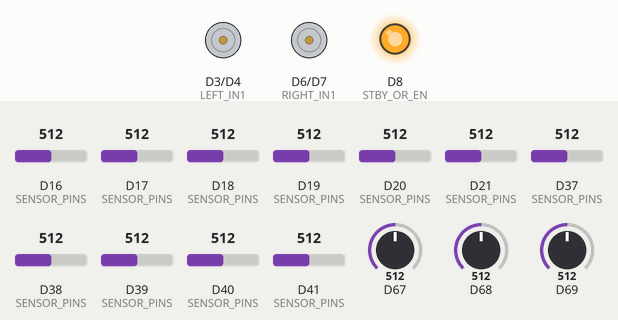
The sketch below on a simulated Arduino Due. Shown: motor-driver pin pairs drawn as motors (green arrow = first pin HIGH = forward, orange = second pin HIGH = backward, longer = more drive, scaled by the enable pin, stopped while the standby pin is LOW), output pins drawn as LEDs (lit = HIGH). Inputs (shaded band) come from the test bench; at power-on: D16 (SENSOR_PINS) = 512, D39 (SENSOR_PINS) = 512, D37 (SENSOR_PINS) = 512, D69 = 512, D18 (SENSOR_PINS) = 512, D17 (SENSOR_PINS) = 512, D19 (SENSOR_PINS) = 512, D20 (SENSOR_PINS) = 512, D21 (SENSOR_PINS) = 512, D38 (SENSOR_PINS) = 512, D40 (SENSOR_PINS) = 512, D41 (SENSOR_PINS) = 512, D67 = 512, D68 = 512 (analog values on the 0–1023 scale).

Above: at 1.2 s.
1.3 s: D16 (SENSOR_PINS) set to 553
At 1.9 s:
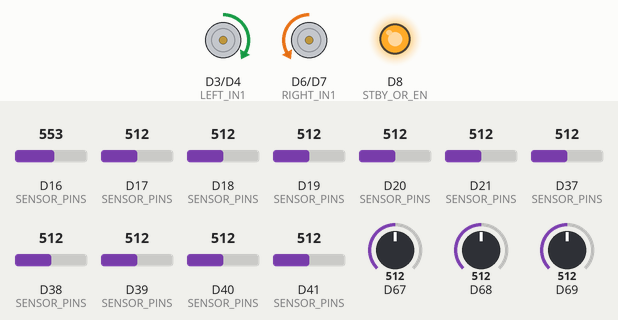
2.8 s: D39 (SENSOR_PINS) set to 544
At 4.0 s:
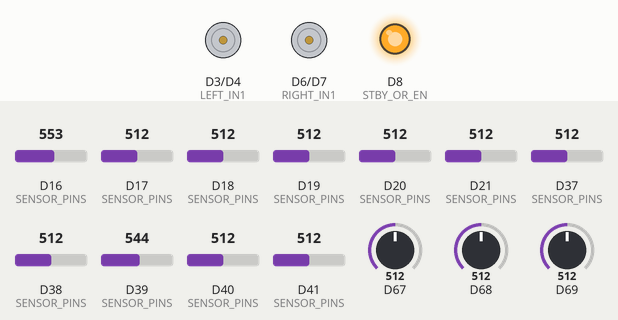
4.3 s: D37 (SENSOR_PINS) set to 535
5.8 s: D37 (SENSOR_PINS) set to 567
At 6.5 s:
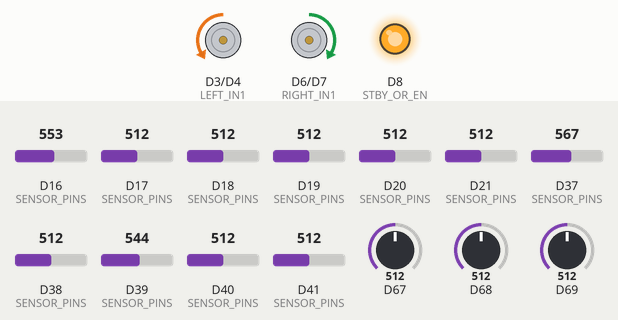
7.3 s: D69 set to 306
At 7.8 s:
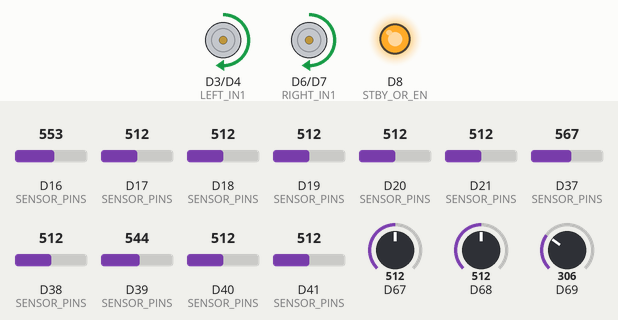
8.8 s: D18 (SENSOR_PINS) set to 610
Timing chart, 0 to 11.3 s (numbered marks = the images above; inputs shaded):
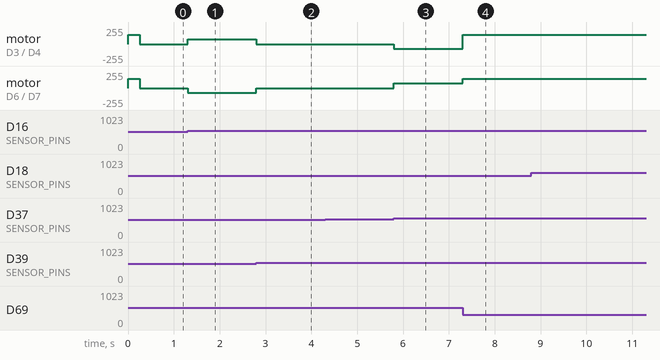

Measured:
- the behaviour switches between 539 and 540 on D16 (SENSOR_PINS) (found by bisection; images 0 and 1)
- the behaviour switches between 525 and 526 on D39 (SENSOR_PINS) (found by bisection; images 1 and 2)
- the behaviour switches between 548 and 549 on D37 (SENSOR_PINS) (found by bisection; images 2 and 3)
- after the input at 1.3 s, motor on D3 (LEFT_IN1) / D4 (LEFT_IN2): stopped → forward 74/255 at once; motor on D6 (RIGHT_IN1) / D7 (RIGHT_IN2): stopped → backward 74/255 at once
- after the input at 2.8 s, motor on D3 (LEFT_IN1) / D4 (LEFT_IN2): forward 74/255 → stopped at once; motor on D6 (RIGHT_IN1) / D7 (RIGHT_IN2): backward 74/255 → stopped at once
- after the input at 4.3 s, every drawn part: stays the same
- after the input at 5.8 s, motor on D3 (LEFT_IN1) / D4 (LEFT_IN2): stopped → backward 74/255 at once; motor on D6 (RIGHT_IN1) / D7 (RIGHT_IN2): stopped → forward 74/255 at once
- after the input at 7.3 s, motor on D3 (LEFT_IN1) / D4 (LEFT_IN2): backward 74/255 → forward 137/255 at once; motor on D6 (RIGHT_IN1) / D7 (RIGHT_IN2): forward 74/255 → forward 136/255 at once

The sketch:

linefollower_main.ino
```cpp
#include <Arduino.h>
#include "config.h"
#include "types.h"
#include "motors.h"
#include "sensors.h"
#include "state_machine.h"

ControllerContext ctx;

void setup() {
  Serial.begin(115200);
  analogReadResolution(12);
  analogReadAveraging(4);

  setupMotors();
  setupSensors();
  initController(ctx);
}

void loop() {
  static uint32_t lastLoopUs = 0;
  uint32_t nowUs = micros();

  if ((uint32_t)(nowUs - lastLoopUs) < Config::LOOP_US) return;
  lastLoopUs = nowUs;

  updateSensors(ctx);
  updateStateMachine(ctx);
}
```

hard_brake.cpp
```cpp
#include "hard_brake.h"
#include "motors.h"
#include <Arduino.h>

void applyHardBrake(uint32_t brakeMs) {
  motorDrive(0, 0);
  delay(brakeMs);
}
```

hard_brake.h
```cpp
#ifndef HARD_BRAKE_H
#define HARD_BRAKE_H

#include <Arduino.h>

void applyHardBrake(uint32_t brakeMs);

#endif
```

motors.cpp
```cpp
#include "motors.h"
#include "config.h"
#include <Arduino.h>

void setupMotors() {
  using namespace Config::MotorPins;

  pinMode(LEFT_PWM, OUTPUT);
  pinMode(LEFT_IN1, OUTPUT);
  pinMode(LEFT_IN2, OUTPUT);
  pinMode(RIGHT_PWM, OUTPUT);
  pinMode(RIGHT_IN1, OUTPUT);
  pinMode(RIGHT_IN2, OUTPUT);
  pinMode(STBY_OR_EN, OUTPUT);

  digitalWrite(STBY_OR_EN, HIGH);

  analogWriteResolution(12);
  analogWriteFrequency(LEFT_PWM, 20000);
  analogWriteFrequency(RIGHT_PWM, 20000);
}

int clampPwm(int v) {
  return constrain(v, -Config::PWM_MAX, Config::PWM_MAX);
}

void motorDrive(int leftCmd, int rightCmd) {
  setMotorChannel(true, clampPwm(leftCmd));
  setMotorChannel(false, clampPwm(rightCmd));
}

void setMotorChannel(bool left, int cmd) {
  using namespace Config::MotorPins;

  uint8_t pwm = left ? LEFT_PWM : RIGHT_PWM;
  uint8_t in1 = left ? LEFT_IN1 : RIGHT_IN1;
  uint8_t in2 = left ? LEFT_IN2 : RIGHT_IN2;

  if (cmd > 0) {
    digitalWrite(in1, HIGH);
    digitalWrite(in2, LOW);
    analogWrite(pwm, cmd);
  } else if (cmd < 0) {
    digitalWrite(in1, LOW);
    digitalWrite(in2, HIGH);
    analogWrite(pwm, -cmd);
  } else {
    digitalWrite(in1, LOW);
    digitalWrite(in2, LOW);
    analogWrite(pwm, 0);
  }
}
```

motors.h
```cpp
#ifndef MOTORS_H
#define MOTORS_H

#include <Arduino.h>

void setupMotors();
void motorDrive(int leftCmd, int rightCmd);
void setMotorChannel(bool left, int cmd);
int clampPwm(int v);

#endif
```

normalization.cpp
```cpp
#include "normalization.h"
#include <Arduino.h>

int normalizeSensor(int rawValue, int whiteValue, int blackValue) {
  int denom = whiteValue - blackValue;
  if (abs(denom) < 20) return 0;

  float n = (float)(whiteValue - rawValue) / (float)denom;
  int out = (int)lroundf(n * 1000.0f);

  if (out < 0) out = 0;
  if (out > 1000) out = 1000;
  return out;
}
```

normalization.h
```cpp
#ifndef NORMALIZATION_H
#define NORMALIZATION_H

int normalizeSensor(int rawValue, int whiteValue, int blackValue);

#endif
```

patterns.cpp
```cpp
#include "patterns.h"

TurnDir detectSharpTurnDirection(const SensorFrame &f) {
  if (f.leftEdgeHit && !f.rightEdgeHit) return TurnDir::LEFT;
  if (f.rightEdgeHit && !f.leftEdgeHit) return TurnDir::RIGHT;
  return TurnDir::NONE;
}

TurnDir inferLostLineDirection(const SensorFrame &f, TurnDir lastKnownLineSide) {
  if (f.leftMass > f.rightMass + 0.05f) return TurnDir::LEFT;
  if (f.rightMass > f.leftMass + 0.05f) return TurnDir::RIGHT;
  return lastKnownLineSide;
}

bool detectTJunctionOrCross(const SensorFrame &f) {
  bool left = f.bin[0] || f.bin[1] || f.bin[2] || f.bin[3];
  bool center = f.bin[5] || f.bin[6] || f.bin[7] || f.bin[8];
  bool right = f.bin[10] || f.bin[11] || f.bin[12] || f.bin[13];

  return (left && center && right) || (f.activeCount >= 10);
}
```

patterns.h
```cpp
#ifndef PATTERNS_H
#define PATTERNS_H

#include "types.h"

TurnDir detectSharpTurnDirection(const SensorFrame &f);
TurnDir inferLostLineDirection(const SensorFrame &f, TurnDir lastKnownLineSide);
bool detectTJunctionOrCross(const SensorFrame &f);

#endif
```

pid_control.cpp
```cpp
#include "pid_control.h"
#include "config.h"
#include <Arduino.h>

float computePID(ControllerContext &ctx) {
  const SensorFrame &f = ctx.sensors;

  ctx.pid.error = f.position + 0.35f * f.thicknessBalance;

  ctx.pid.integral += ctx.pid.error;
  if (ctx.pid.integral > Config::I_LIMIT) ctx.pid.integral = Config::I_LIMIT;
  if (ctx.pid.integral < -Config::I_LIMIT) ctx.pid.integral = -Config::I_LIMIT;

  ctx.pid.derivative = ctx.pid.error - ctx.pid.prevError;

  ctx.pid.output =
      Config::KP * ctx.pid.error +
      Config::KI * ctx.pid.integral +
      Config::KD * ctx.pid.derivative;

  ctx.pid.prevError = ctx.pid.error;
  return ctx.pid.output;
}
```

pid_control.h
```cpp
#ifndef PID_CONTROL_H
#define PID_CONTROL_H

#include "types.h"

float computePID(ControllerContext &ctx);

#endif
```

sensors.cpp
```cpp
#include "sensors.h"
#include "config.h"
#include "normalization.h"
#include <Arduino.h>
#include <string.h>

void setupSensors() {
  for (uint8_t i = 0; i < Config::SENSOR_COUNT; ++i) {
    pinMode(Config::SENSOR_PINS[i], INPUT);
  }
}

float computeLinePosition(const SensorFrame &f, TurnDir lastKnownLineSide) {
  float weightedSum = 0.0f;
  float total = 0.0f;

  for (uint8_t i = 0; i < Config::SENSOR_COUNT; ++i) {
    float a = f.norm[i] * 0.001f;
    weightedSum += a * Config::SENSOR_WEIGHTS[i];
    total += a;
  }

  if (total < 0.001f) {
    if (lastKnownLineSide == TurnDir::LEFT) return -7.0f;
    if (lastKnownLineSide == TurnDir::RIGHT) return 7.0f;
    return 0.0f;
  }

  return weightedSum / total;
}

float computeThicknessBalance(const SensorFrame &f) {
  return f.rightMass - f.leftMass;
}

void updateSensors(ControllerContext &ctx) {
  SensorFrame &f = ctx.sensors;
  memset(&f, 0, sizeof(f));

  for (uint8_t i = 0; i < Config::SENSOR_COUNT; ++i) {
    f.raw[i] = analogRead(Config::SENSOR_PINS[i]);
    f.norm[i] = normalizeSensor(f.raw[i], ctx.cal.white[i], ctx.cal.black[i]);

    f.bin[i] = (f.norm[i] >= Config::ANALOG_ON_THRESHOLD) ? 1 : 0;
    f.edgeBin[i] = (f.norm[i] >= Config::EDGE_ON_THRESHOLD) ? 1 : 0;

    f.activeCount += f.bin[i];
    f.binaryMask = (uint16_t)((f.binaryMask << 1) | f.bin[i]);

    float a = f.norm[i] * 0.001f;
    f.analogSum += a;

    if (Config::SENSOR_WEIGHTS[i] < 0) f.leftMass += a;
    if (Config::SENSOR_WEIGHTS[i] > 0) f.rightMass += a;
  }

  f.position = computeLinePosition(f, ctx.lastKnownLineSide);
  f.thicknessBalance = computeThicknessBalance(f);

  f.allWhite = (f.activeCount <= Config::LOST_LINE_MAX_COUNT) || (f.analogSum < Config::LOST_LINE_MIN_SUM);
  f.allBlack = (f.activeCount >= Config::ALL_BLACK_MIN_COUNT);
  f.centerSeen = (f.bin[6] || f.bin[7]);

  bool leftOuter = f.edgeBin[0] || f.edgeBin[1] || f.edgeBin[2];
  bool rightOuter = f.edgeBin[11] || f.edgeBin[12] || f.edgeBin[13];
  bool centerWeak = !(f.edgeBin[5] || f.edgeBin[6] || f.edgeBin[7] || f.edgeBin[8]);

  f.leftEdgeHit = leftOuter && centerWeak;
  f.rightEdgeHit = rightOuter && centerWeak;
}
```

sensors.h
```cpp
#ifndef SENSORS_H
#define SENSORS_H

#include "types.h"

void setupSensors();
void updateSensors(ControllerContext &ctx);
float computeLinePosition(const SensorFrame &f, TurnDir lastKnownLineSide);
float computeThicknessBalance(const SensorFrame &f);

#endif
```

state_machine.cpp
```cpp
#include "state_machine.h"
#include "config.h"
#include "motors.h"
#include "patterns.h"
#include "pid_control.h"
#include "hard_brake.h"
#include <Arduino.h>

static void enterState(ControllerContext &ctx, RunState next) {
  ctx.state = next;
  ctx.stateEnteredMs = millis();
}

static void followLine(ControllerContext &ctx) {
  const SensorFrame &f = ctx.sensors;

  if (f.position < -0.3f) ctx.lastKnownLineSide = TurnDir::LEFT;
  else if (f.position > 0.3f) ctx.lastKnownLineSide = TurnDir::RIGHT;

  if (f.allBlack) {
    if (ctx.allBlackSinceMs == 0) ctx.allBlackSinceMs = millis();
    if (millis() - ctx.allBlackSinceMs >= Config::BLACK_PATCH_STOP_MS) {
      enterState(ctx, RunState::STOPPED);
      return;
    }
    enterState(ctx, RunState::HANDLE_INTERSECTION);
    return;
  } else {
    ctx.allBlackSinceMs = 0;
  }

  if (f.allWhite) {
    if (ctx.lostLineSinceMs == 0) ctx.lostLineSinceMs = millis();
    if (millis() - ctx.lostLineSinceMs >= Config::LOST_LINE_STOP_MS) {
      enterState(ctx, RunState::RECOVER_LINE);
      return;
    }
  } else {
    ctx.lostLineSinceMs = 0;
  }

  TurnDir sharp = detectSharpTurnDirection(f);
  if (sharp != TurnDir::NONE) {
    ctx.pendingTurn = sharp;
    enterState(ctx, RunState::PREPARE_TURN);
    return;
  }

  float pidOut = computePID(ctx);

  int left = (int)lroundf(Config::BASE_SPEED - pidOut);
  int right = (int)lroundf(Config::BASE_SPEED + pidOut);

  left = constrain(left, Config::MIN_FOLLOW_SPEED, Config::MAX_FOLLOW_SPEED);
  right = constrain(right, Config::MIN_FOLLOW_SPEED, Config::MAX_FOLLOW_SPEED);

  motorDrive(left, right);
}

static void prepareTurn(ControllerContext &ctx) {
  if (millis() - ctx.stateEnteredMs < Config::TURN_BRAKE_DELAY_MS) {
    followLine(ctx);
    return;
  }

  applyHardBrake(Config::BRAKE_PULSE_MS);
  enterState(ctx, RunState::EXECUTE_TURN);
}

static void executeTurn(ControllerContext &ctx) {
  const SensorFrame &f = ctx.sensors;
  uint32_t elapsed = millis() - ctx.stateEnteredMs;

  if (elapsed > Config::TURN_TIMEOUT_MS) {
    enterState(ctx, RunState::RECOVER_LINE);
    return;
  }

  if (ctx.pendingTurn == TurnDir::LEFT) {
    motorDrive(-Config::TURN_SPEED_INNER, Config::TURN_SPEED_OUTER);
  } else if (ctx.pendingTurn == TurnDir::RIGHT) {
    motorDrive(Config::TURN_SPEED_OUTER, -Config::TURN_SPEED_INNER);
  } else {
    enterState(ctx, RunState::FOLLOW_LINE);
    return;
  }

  if (f.centerSeen) {
    ctx.pendingTurn = TurnDir::NONE;
    ctx.pid.prevError = 0.0f;
    ctx.pid.integral = 0.0f;
    enterState(ctx, RunState::FOLLOW_LINE);
  }
}

static void handleIntersection(ControllerContext &ctx) {
  const SensorFrame &f = ctx.sensors;

  if (f.allBlack) {
    motorDrive(Config::BASE_SPEED, Config::BASE_SPEED);
    if (millis() - ctx.stateEnteredMs >= Config::INTERSECTION_STRAIGHT_MS) {
      enterState(ctx, RunState::FOLLOW_LINE);
    }
    return;
  }

  if (detectTJunctionOrCross(f)) {
    motorDrive(Config::BASE_SPEED, Config::BASE_SPEED);
    return;
  }

  enterState(ctx, RunState::FOLLOW_LINE);
}

static void recoverLine(ControllerContext &ctx) {
  TurnDir dir = inferLostLineDirection(ctx.sensors, ctx.lastKnownLineSide);

  if (dir == TurnDir::LEFT) {
    motorDrive(-Config::SEARCH_SPEED, Config::SEARCH_SPEED);
  } else if (dir == TurnDir::RIGHT) {
    motorDrive(Config::SEARCH_SPEED, -Config::SEARCH_SPEED);
  } else {
    motorDrive(0, 0);
  }

  if (ctx.sensors.centerSeen || ctx.sensors.activeCount >= 2) {
    ctx.pid.prevError = 0.0f;
    ctx.pid.integral = 0.0f;
    enterState(ctx, RunState::FOLLOW_LINE);
  }
}

static void stopRobot() {
  motorDrive(0, 0);
}

void initController(ControllerContext &ctx) {
  for (uint8_t i = 0; i < Config::SENSOR_COUNT; ++i) {
    ctx.cal.white[i] = 3000;
    ctx.cal.black[i] = 800;
  }
  ctx.cal.valid = true;

  ctx.state = RunState::FOLLOW_LINE;
  ctx.pendingTurn = TurnDir::NONE;
  ctx.lastKnownLineSide = TurnDir::NONE;
  ctx.stateEnteredMs = millis();
  ctx.allBlackSinceMs = 0;
  ctx.lostLineSinceMs = 0;
}

void updateStateMachine(ControllerContext &ctx) {
  switch (ctx.state) {
    case RunState::FOLLOW_LINE:
      followLine(ctx);
      break;
    case RunState::PREPARE_TURN:
      prepareTurn(ctx);
      break;
    case RunState::EXECUTE_TURN:
      executeTurn(ctx);
      break;
    case RunState::HANDLE_INTERSECTION:
      handleIntersection(ctx);
      break;
    case RunState::RECOVER_LINE:
      recoverLine(ctx);
      break;
    case RunState::STOPPED:
      stopRobot();
      break;
  }
}
```

state_machine.h
```cpp
#ifndef STATE_MACHINE_H
#define STATE_MACHINE_H

#include "types.h"

void initController(ControllerContext &ctx);
void updateStateMachine(ControllerContext &ctx);

#endif
```

types.h
```cpp
#ifndef TYPES_H
#define TYPES_H

#include <Arduino.h>
#include "config.h"

enum class RunState : uint8_t {
  FOLLOW_LINE,
  PREPARE_TURN,
  EXECUTE_TURN,
  HANDLE_INTERSECTION,
  RECOVER_LINE,
  STOPPED
};

enum class TurnDir : int8_t {
  NONE = 0,
  LEFT = -1,
  RIGHT = 1
};

struct SensorFrame {
  int raw[Config::SENSOR_COUNT];
  int norm[Config::SENSOR_COUNT];
  uint8_t bin[Config::SENSOR_COUNT];
  uint8_t edgeBin[Config::SENSOR_COUNT];
  uint8_t activeCount = 0;
  uint16_t binaryMask = 0;
  float analogSum = 0.0f;
  float position = 0.0f;
  float leftMass = 0.0f;
  float rightMass = 0.0f;
  float thicknessBalance = 0.0f;
  bool allWhite = false;
  bool allBlack = false;
  bool centerSeen = false;
  bool leftEdgeHit = false;
  bool rightEdgeHit = false;
};

struct CalibrationData {
  int white[Config::SENSOR_COUNT];
  int black[Config::SENSOR_COUNT];
  bool valid = false;
};

struct PIDData {
  float error = 0.0f;
  float prevError = 0.0f;
  float integral = 0.0f;
  float derivative = 0.0f;
  float output = 0.0f;
};

struct ControllerContext {
  RunState state = RunState::FOLLOW_LINE;
  TurnDir pendingTurn = TurnDir::NONE;
  TurnDir lastKnownLineSide = TurnDir::NONE;
  CalibrationData cal{};
  SensorFrame sensors{};
  PIDData pid{};
  uint32_t stateEnteredMs = 0;
  uint32_t allBlackSinceMs = 0;
  uint32_t lostLineSinceMs = 0;
};

#endif
```

config.h
```cpp
#ifndef CONFIG_H
#define CONFIG_H

#include <Arduino.h>

namespace Config {
  constexpr uint8_t SENSOR_COUNT = 14;

  constexpr uint8_t SENSOR_PINS[SENSOR_COUNT] = {
    21, 20, 19, 18, 17, 16, 15, 14, 13, 41, 40, 39, 38, 37
  };

  constexpr float SENSOR_WEIGHTS[SENSOR_COUNT] = {
    -6.5f, -5.5f, -4.5f, -3.5f, -2.5f, -1.5f, -0.5f,
     0.5f,  1.5f,  2.5f,  3.5f,  4.5f,  5.5f,  6.5f
  };

  constexpr int ADC_MAX = 4095;
  constexpr int ANALOG_ON_THRESHOLD = 600;
  constexpr int EDGE_ON_THRESHOLD = 750;
  constexpr float LOST_LINE_MIN_SUM = 0.10f;

  constexpr float KP = 22.0f;
  constexpr float KI = 0.0f;
  constexpr float KD = 110.0f;
  constexpr float I_LIMIT = 120.0f;

  constexpr int PWM_MAX = 4095;
  constexpr int BASE_SPEED = 2200;
  constexpr int MIN_FOLLOW_SPEED = 0;
  constexpr int MAX_FOLLOW_SPEED = 3600;
  constexpr int TURN_SPEED_INNER = 1200;
  constexpr int TURN_SPEED_OUTER = 2200;
  constexpr int SEARCH_SPEED = 1200;

  constexpr uint32_t LOOP_US = 1000;
  constexpr uint32_t TURN_BRAKE_DELAY_MS = 12;
  constexpr uint32_t BRAKE_PULSE_MS = 18;
  constexpr uint32_t INTERSECTION_STRAIGHT_MS = 50;
  constexpr uint32_t LOST_LINE_STOP_MS = 250;
  constexpr uint32_t BLACK_PATCH_STOP_MS = 2000;
  constexpr uint32_t TURN_TIMEOUT_MS = 450;

  constexpr uint8_t ALL_BLACK_MIN_COUNT = 13;
  constexpr uint8_t T_CROSS_MIN_COUNT = 10;
  constexpr uint8_t LOST_LINE_MAX_COUNT = 0;

  namespace MotorPins {
    constexpr uint8_t LEFT_PWM  = 2;
    constexpr uint8_t LEFT_IN1  = 3;
    constexpr uint8_t LEFT_IN2  = 4;
    constexpr uint8_t RIGHT_PWM = 5;
    constexpr uint8_t RIGHT_IN1 = 6;
    constexpr uint8_t RIGHT_IN2 = 7;
    constexpr uint8_t STBY_OR_EN = 8;
  }
}

#endif
```
